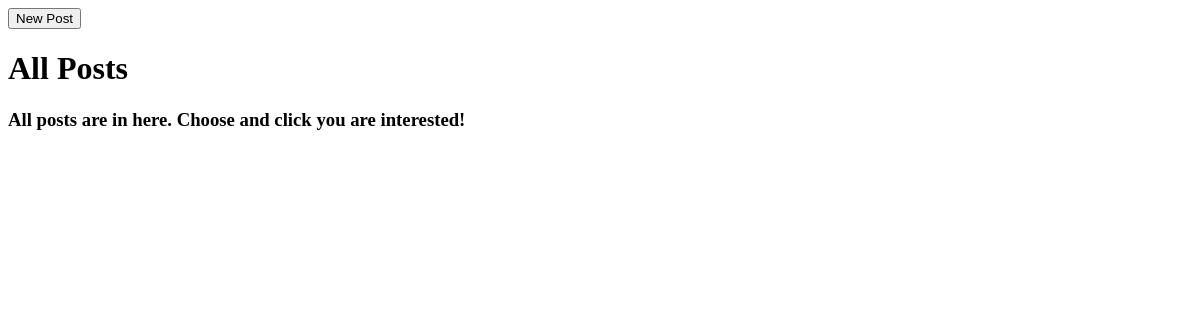
/, run on an earlier commit of the app's database.
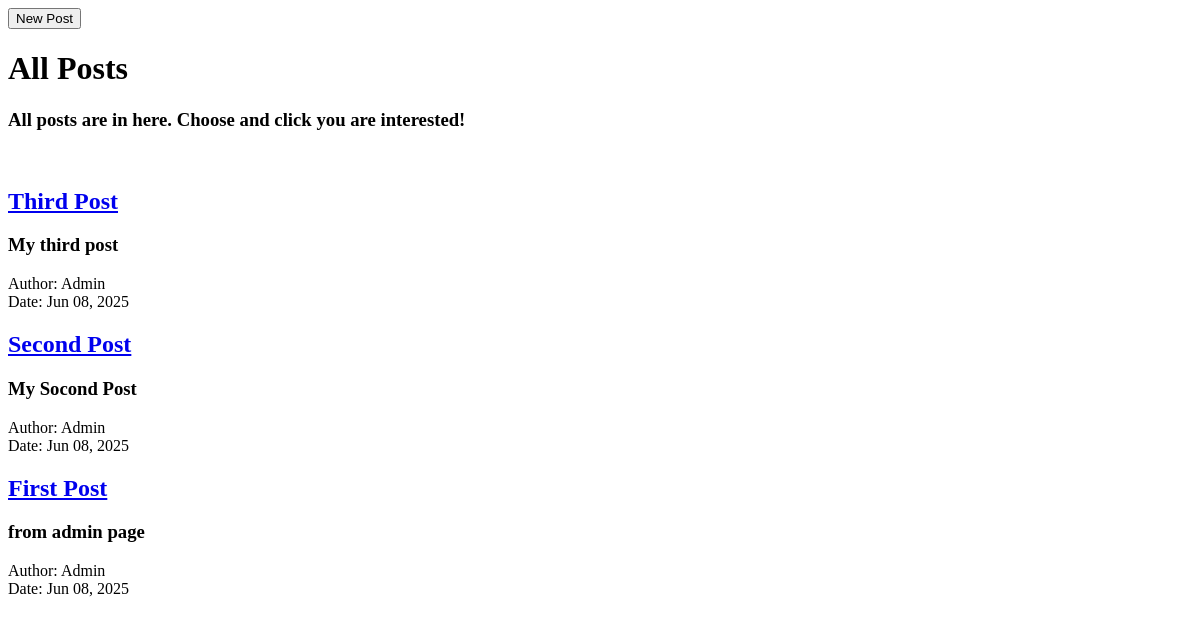
And on a later commit of the database.
### blog/models.py (models this page shows, shortened)
class Post(models.Model):
    title = models.CharField(max_length=50)
    subtitle = models.CharField(max_length=100)
    content = models.TextField()
    date_posted = models.DateTimeField(auto_now_add=True)
    author = models.CharField(max_length=10)

### blog/views.py (the view)
# urls.py: path("", post_list, name="post_list"),
def post_list(request):
    posts = Post.objects.all().order_by("-date_posted")
    return render(request, "post_list.html", {"posts": posts})

### blog/templates/post_list.html (shortened to what this page needs)
<!DOCTYPE html>
<html lang="en">
<head>
</head>
<body>
    <form action="{% url 'post_create' %}" method="get">
        <button type="submit">New Post</button>
    </form>
    <h1>All Posts</h1>
    <h3>All posts are in here. Choose and click you are interested! </h3>
    <br>
    <div>
         {% for post in posts %}
            <div>
                <a href="{% url 'post_detail' post.id %}"><h2>{{ post.title }}</h2></a>
                <p><h3>{{ post.subtitle }}</h3></p>
                <p>Author: {{ post.author }}<br>
                   Date: {{ post.date_posted|date:"M d, Y" }}</p>
            </div>
        {% endfor %}
    </div>
</body>
</html>

What changed in the data, as far as the page shows it:
added Post: title "Third Post", subtitle "My third post", author "Admin", date_posted "Jun 08, 2025"
added Post: title "Second Post", subtitle "My Socond Post", author "Admin", date_posted "Jun 08, 2025"
added Post: title "First Post", subtitle "from admin page", author "Admin", date_posted "Jun 08, 2025"
